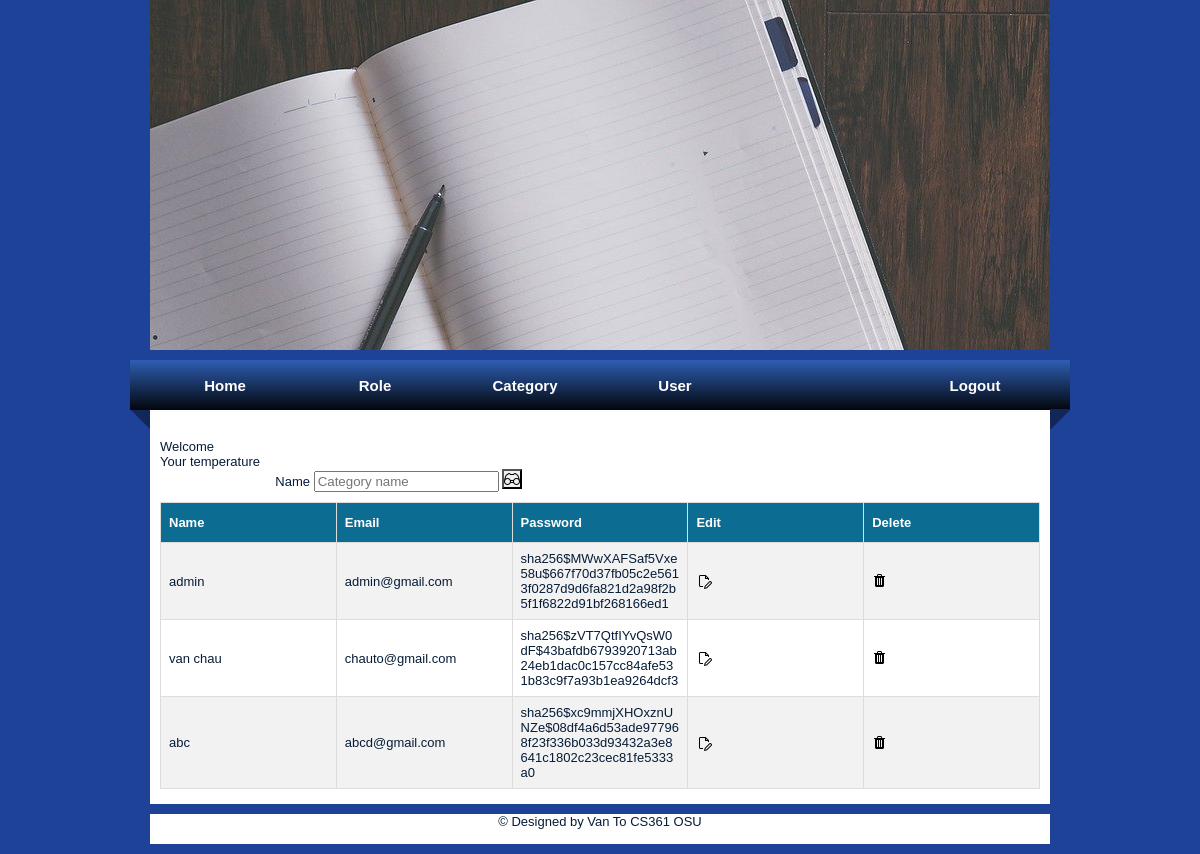
Page /user (signed in) on the earlier database version.
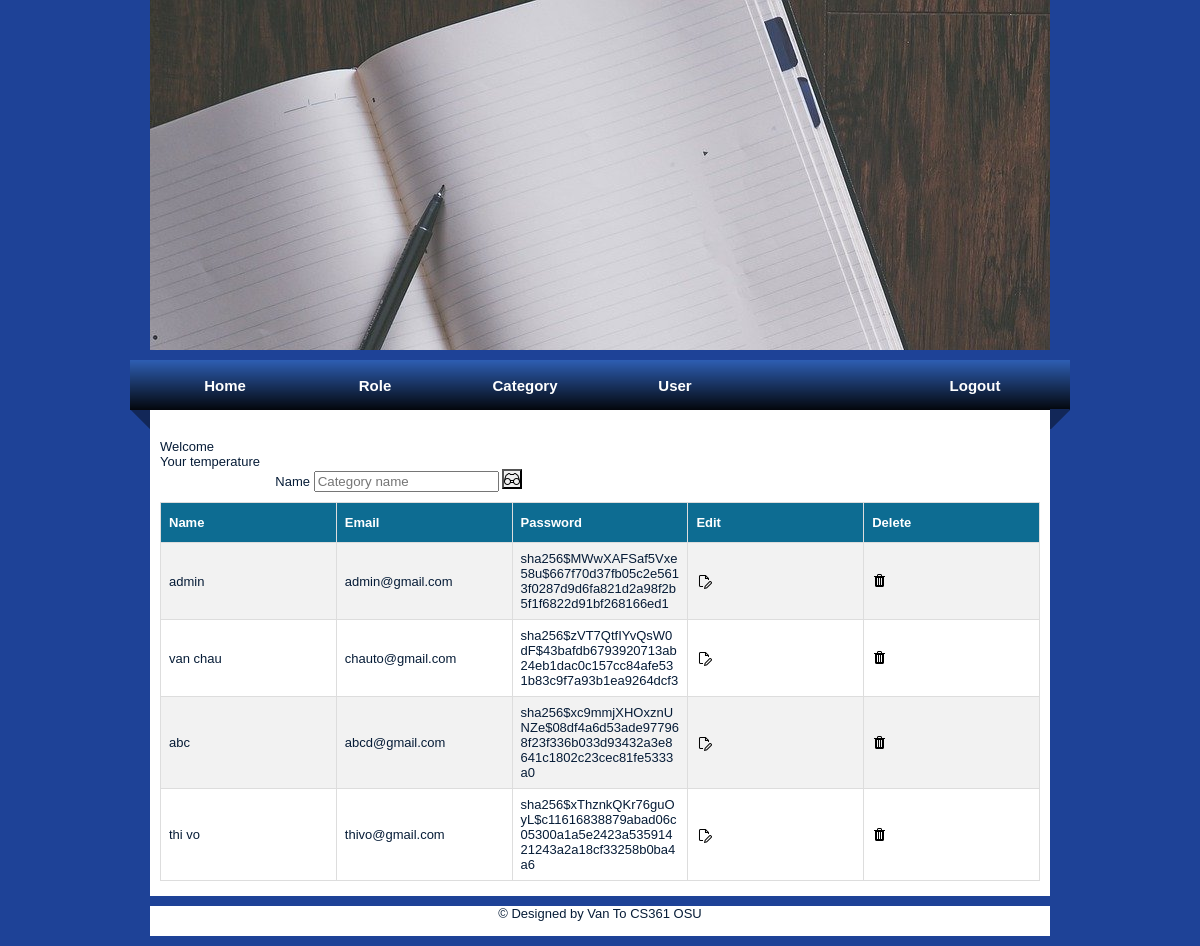
Same page on the later database version.
### project/models.py (models this page shows)
class User(UserMixin, db.Model):
    id = db.Column(db.Integer, primary_key=True) # primary keys are required by SQLAlchemy
    email = db.Column(db.String(100), unique=True)
    password = db.Column(db.String(100))
    name = db.Column(db.String(1000))
    zip_code = db.Column(db.String(10), nullable=False)
    categories = db.relationship('Category', secondary='user_cat', back_populates='users')

### project/main.py (the view)
@main.route('/user')
@login_required
def user():
    users = User.query.all()
    return render_template('user.html', users = users)

### project/__init__.py (called while the page is built)
def create_app():
    app = Flask(__name__)
    app.config['SECRET_KEY'] = 'secret-key-goes-here'
    app.config['SQLALCHEMY_DATABASE_URI'] = 'sqlite:///db.sqlite'
    db.init_app(app)
    login_manager = LoginManager()
    login_manager.login_view = 'auth.login'
    login_manager.init_app(app)
    from .models import User
    from . import models
    with app.app_context():
        db.create_all()
    @login_manager.user_loader
    def load_user(user_id):
        return User.query.get(int(user_id))
    from .auth import auth as auth_blueprint
    app.register_blueprint(auth_blueprint)
    from .main import main as main_blueprint
    app.register_blueprint(main_blueprint)
    return app

### project/templates/user.html (shortened to what this page needs)
{% extends 'admin.html' %}
{% block content %}
    <div>
        <form method="post" action="/search_user">
            <label for="cat_name">Name</label>
            <input type="text" id="cat_name" name="cat_name" placeholder="Category name"
                value="{{ request.form['cat_name'] }}">
            <button id="close-CSS" type="submit"></button>
        </form>
    </div>
    <div >
        <table id="customers">
            <tr>
                <th>Name</th>
                <th>Email</th>
                <th>Password</th>
                <th>Edit</th>
                <th>Delete</th>
            </tr>
            {% for user in users %}
                <tr>
                    <td>{{ user.name}}</td>
                    <td>{{ user.email}}</td>
                    <td>{{ user.password}}</td>
                    <td><a href="#"><img src="/static/images/edit.png" ></a></td>
                    <td><a href="#" onclick="return confirm('Are you sure you want to delete this post?')"><img src="/static/images/delete.png"></a></td>
                </tr>
            {% endfor %}
        </table>
    </div>
{% endblock %}

### project/templates/admin.html (shortened to what this page needs)
<!DOCTYPE html PUBLIC "-//W3C//DTD XHTML 1.0 Transitional//EN" "http://www.w3.org/TR/xhtml1/DTD/xhtml1-transitional.dtd">
<html xmlns="http://www.w3.org/1999/xhtml">
<head>
<link rel="stylesheet" type="text/css" href="{{ url_for('static', filename= 'css/style.css') }}" />
</head>
<body>
<div id="container">
		<div id="mainpic"></div>
        <div id="menu">
        	<ul>
            	<li class="menuitem"><a href="{{url_for('main.home')}}">Home</a></li>
                <li class="menuitem"><a href="{{url_for('main.role')}}">Role</a></li>
                <li class="menuitem"><a href="{{url_for('main.category')}}">Category</a></li>
                <li class="menuitem"><a href="{{url_for('main.user')}}">User</a></li>
                <li class="menuitem"><a href="#"></a></li>
                {% if current_user.is_authenticated %}
                    <li class="menuitem"></li><a href="{{ url_for('auth.logout') }}">
                        Logout
                    </a></li>
                {% endif %}
            </ul>
        </div>
        <div class="row" id="content">
            Welcome {{city}} <br>
            Your temperature {{temp}}
            {% block content %}{% endblock %}
        </div>
   </div>
   <div class="row" id="content">
        <div id="footer"><p>&#169; Designed by Van To CS361 OSU</p></div>
   </div>
</body>
</html>

### project/static/css/style.css (style rules this page uses)
body { margin: 0; padding: 0; text-align: left; font: 12px Arial, Helvetica, sans-serif; font-size: 13px; color: #061C37; background: #1E4297; background-repeat:repeat-x; }
* { margin: 0 auto 0 auto; text-align:left; }
#container { display: block; height:auto; position: relative; width: 940px; }
#mainpic { background-image:url(/static/images/main1.jpg); background-repeat:no-repeat; width:900px; height: 350px; }
#menu { background-image:url(/static/images/menu.png); background-repeat:no-repeat; width:940px; height:69px; float:left; clear:both; }
#content { width:880px; height:auto; background-color:#FFF; padding-left:10px; padding-right:10px; padding-bottom:5px; }
#footer { width:inherit; height:auto; }
#menu ul { list-style: none; padding: 0px; margin-left:auto; width:900px; }
#menu li { list-style: none; padding: 0px; display: inline; }
#menu a { float: left; width: 150px; height: 40px; display: block; text-align: center; text-decoration: none; color: #ffffff; font-weight: bold; padding-top: 17px; font-size: 15px; }
html, body { text-align: center; }
p { text-align: center; }
.row:after { content: ""; display: table; clear: both; }
#customers { font-family: Arial, Helvetica, sans-serif; border-collapse: collapse; width: 100%; table-layout: fixed; }
#customers td, #customers th { border: 1px solid #ddd; padding: 8px; word-wrap:break-word; }
#customers tr:nth-child(even) { background-color: #f2f2f2; }
#customers th { padding-top: 12px; padding-bottom: 12px; text-align: left; background-color: #0d6c92; color: white; }
div { margin-bottom: 10px; }
label { display: inline-block; width: 150px; text-align: right; }
#close-CSS { background-image: url( '/static/images/search.png' ); background-repeat: no-repeat; backface-visibility: visible; height: 20px; width: 20px; }

Differences in the rows shown:
added User: name "thi vo", email "thivo@gmail.com", password "sha256$xThznkQKr76guOyL$c11616838879abad06c05300a1a5e2423a53591421243a2a18cf33258b0ba4a6"
